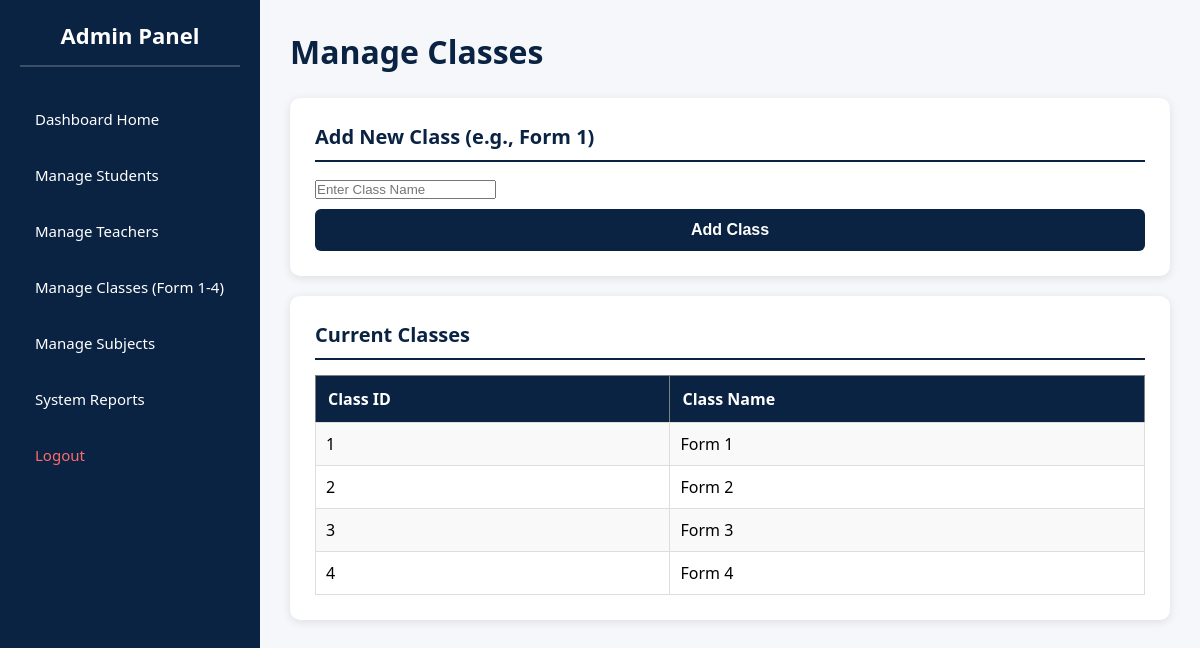
The page /admin_manage_classes.php (signed in) on the database its author committed.
### tables this page shows
CREATE TABLE classes (
    id INT AUTO_INCREMENT PRIMARY KEY,
    class_name VARCHAR(50) NOT NULL,
    class_level ENUM('junior', 'senior') NOT NULL
);

### admin_manage_classes.php (the view, shortened to what this page needs)
<?php
require_once 'config.php';
$classes = $conn->query("SELECT * FROM classes ORDER BY id ASC");
?>
<!DOCTYPE html>
<html>
<head><title>Manage Classes</title><link rel="stylesheet" href="sec.css"></head>
<body>
    <div class="dashboard-container">
        <div class="sidebar">
            <h2>Admin Panel</h2>
            <ul>
                <li><a href="admin_dashboard.php">Dashboard Home</a></li>
                <li><a href="admin_manage_students.php">Manage Students</a></li>
                <li><a href="admin_manage_teachers.php">Manage Teachers</a></li>
                <li><a href="admin_manage_classes.php">Manage Classes (Form 1-4)</a></li>
                <li><a href="admin_manage_subjects.php">Manage Subjects</a></li>
                <li><a href="admin_system_reports.php">System Reports</a></li>
                <li><a href="logout.php" style="color: #ff6b6b;">Logout</a></li>
            </ul>
        </div>
        <div class="main-content">
            <h1>Manage Classes</h1>
            <div class="card" style="margin-bottom: 20px;">
                <h3>Add New Class (e.g., Form 1)</h3>
                <form method="POST">
                    <input type="text" name="class_name" placeholder="Enter Class Name" required>
                    <button type="submit" name="add_class" class="btn">Add Class</button>
                </form>
            </div>
            <div class="card">
                <h3>Current Classes</h3>
                <table border="1" cellpadding="10" style="width: 100%; border-collapse: collapse;">
                    <tr style="background-color: #0A2342; color: white;">
                        <th>Class ID</th>
                        <th>Class Name</th>
                    </tr>
                    <?php if ($classes && $classes->num_rows > 0): while($row = $classes->fetch_assoc()): ?>
                    <tr>
                        <td><?php echo $row['id']; ?></td>
                        <td><?php echo htmlspecialchars($row['class_name']); ?></td>
                    </tr>
                    <?php endwhile; else: ?>
                    <tr><td colspan="2" style="text-align:center;">No classes created yet.</td></tr>
                    <?php endif; ?>
                </table>
            </div>
        </div>
    </div>
</body>
</html>

### sec.css (style rules this page uses)
* { margin: 0; padding: 0; box-sizing: border-box; }
body { font-family: 'Segoe UI', Tahoma, Geneva, Verdana, sans-serif; background: linear-gradient(135deg, #667eea 0%, #764ba2 100%); min-height: 100vh; }
.btn { width: 100%; padding: 12px; background: #0A2342; color: white; border: none; border-radius: 6px; font-size: 16px; font-weight: bold; cursor: pointer; transition: background 0.3s; margin-top: 10px; }
.dashboard-container { display: flex; min-height: 100vh; }
.sidebar { width: 260px; background: #0A2342; color: white; padding: 20px; position: fixed; height: 100vh; overflow-y: auto; }
.sidebar h2 { margin-bottom: 30px; font-size: 22px; text-align: center; padding-bottom: 15px; border-bottom: 2px solid rgba(255,255,255,0.2); }
.sidebar ul { list-style: none; }
.sidebar ul li { margin: 12px 0; }
.sidebar ul li a { color: white; text-decoration: none; display: block; padding: 12px 15px; border-radius: 6px; transition: background 0.3s; font-size: 15px; }
.main-content { margin-left: 260px; padding: 30px; flex: 1; background: #f5f7fa; min-height: 100vh; }
.main-content h1 { color: #0A2342; margin-bottom: 25px; font-size: 32px; }
.card { background: white; padding: 25px; border-radius: 10px; box-shadow: 0 2px 10px rgba(0,0,0,0.1); margin-bottom: 20px; }
.card h3 { color: #0A2342; margin-bottom: 15px; font-size: 20px; border-bottom: 2px solid #0A2342; padding-bottom: 10px; }
table { width: 100%; border-collapse: collapse; margin-top: 15px; }
table th { background: #0A2342; color: white; padding: 12px; text-align: left; }
table td { padding: 10px; border: 1px solid #ddd; }
table tr:nth-child(even) { background: #f9f9f9; }

### rows shown on the page
classes: id "1", class_name "Form 1"
classes: id "2", class_name "Form 2"
classes: id "3", class_name "Form 3"
classes: id "4", class_name "Form 4"
